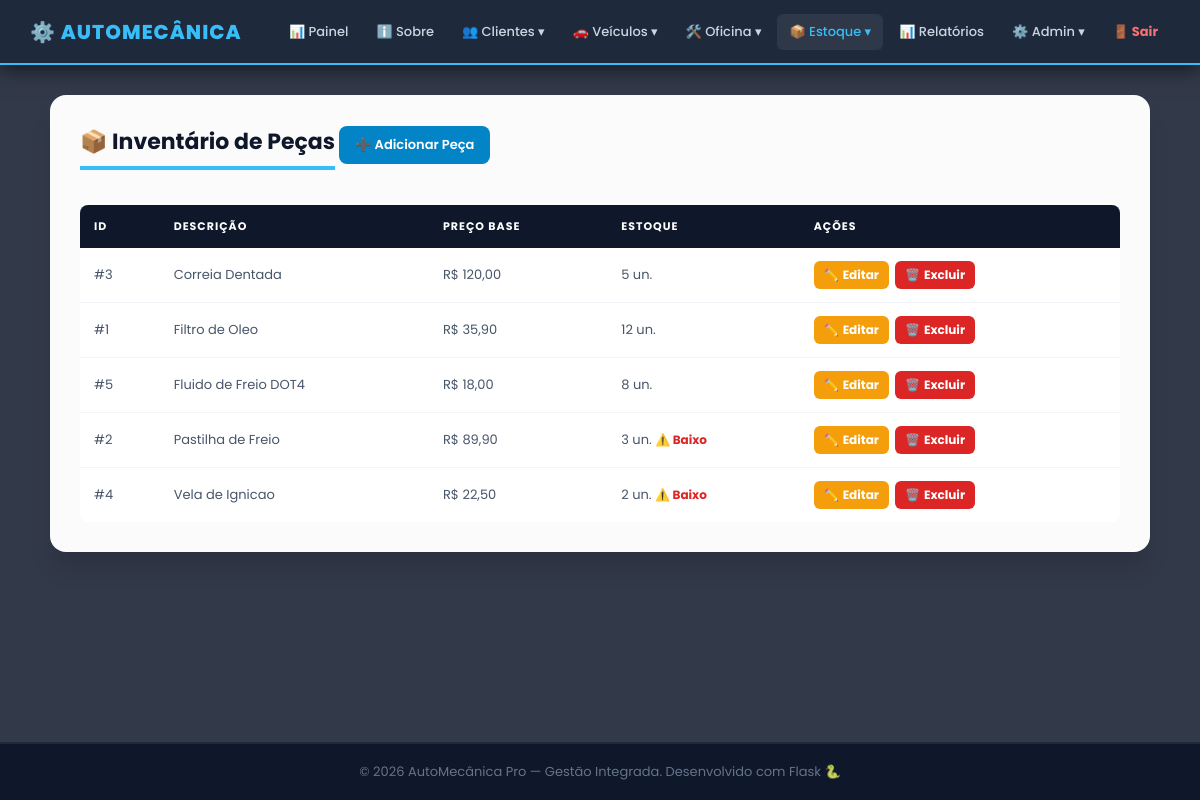
Screenshot of /peca (signed in) with the database file from the repository.
### app.py (models this page shows)
class Peca(db.Model):
    __tablename__ = 'peca'
    id_peca            = db.Column(db.Integer, primary_key=True)
    descricao          = db.Column(db.String(150), nullable=False)
    preco_base         = db.Column(db.Numeric(10, 2), nullable=False)
    quantidade_estoque = db.Column(db.Integer, default=0)

### app.py (the view)
@app.route('/peca')
@login_required
def peca_consultar():
    return render_template('peca/consultar.html', controller='peca',
                           pecas=Peca.query.order_by(Peca.descricao).all())

### app.py (called while the page is built)
def login_required(f):
    @wraps(f)
    def decorated(*args, **kwargs):
        if 'usuario_id' not in session:
            return redirect(url_for('login'))
        return f(*args, **kwargs)
    return decorated

def format_brl(value):
    try:
        return f"R$ {float(value):,.2f}".replace(',', 'X').replace('.', ',').replace('X', '.')
    except:
        return 'R$ 0,00'

@app.before_request
def csrf_protect():
    if request.method == 'POST':
        token_sessao = session.get('_csrf_token')
        token_form   = request.form.get('csrf_token')
        if not token_sessao or not token_form or not hmac.compare_digest(token_sessao, token_form):
            abort(400, description='Token CSRF invalido ou ausente. Recarregue a pagina e tente novamente.')

### templates/peca/consultar.html (shortened to what this page needs)
{% extends 'base.html' %}
{% block content %}
<div class="cartao card-lg">
    <h3>📦 Inventário de Peças</h3>
    <a href="{{ url_for('peca_cadastrar') }}" class="btn-add">➕ Adicionar Peça</a>
    <div class="tabela-wrapper tbl-desktop">
        <table>
            <thead><tr><th>ID</th><th>Descrição</th><th>Preço Base</th><th>Estoque</th><th>Ações</th></tr></thead>
            <tbody>
                {% for p in pecas %}
                <tr>
                    <td>#{{ p.id_peca }}</td>
                    <td>{{ p.descricao }}</td>
                    <td>{{ format_brl(p.preco_base) }}</td>
                    <td>
                        {{ p.quantidade_estoque }} un.
                        {% if p.quantidade_estoque <= 3 %}
                            <span style="color:#dc2626;font-weight:700;font-size:12px;"> ⚠️ Baixo</span>
                        {% endif %}
                    </td>
                    <td><div class="acoes">
                        <a href="{{ url_for('peca_editar', id=p.id_peca) }}" class="btn-ed">✏️<span class="txt"> Editar</span></a>
                        <a href="{{ url_for('peca_excluir', id=p.id_peca) }}" class="btn-ex" onclick="return confirm('Excluir peça?')">🗑️<span class="txt"> Excluir</span></a>
                    </div></td>
                </tr>
                {% else %}
                <tr><td colspan="5" style="text-align:center;color:#94a3b8;padding:30px;">Nenhuma peça no estoque.</td></tr>
                {% endfor %}
            </tbody>
        </table>
    </div>
</div>
{% endblock %}

### public/css/main.css (style rules this page uses)
* { margin:0; padding:0; box-sizing:border-box; font-family:'Poppins',sans-serif; }
body { display:flex; flex-direction:column; min-height:100vh; color:#334155; background: url('https://images.unsplash.com/photo-1619642751034-765dfdf7c58e?q=80&w=1920&auto=format&fit=crop') no-repeat center center fixed; background-size:cover; }
.cartao { background-color:rgba(255,255,255,0.98); width:100%; padding:30px; border-radius:16px; box-shadow:0 20px 25px -5px rgba(0,0,0,0.15); margin-bottom:25px; }
.card-lg { max-width:1100px; }
.cartao h3 { margin-bottom:20px; color:#0f172a; font-size:22px; border-bottom:4px solid #38bdf8; padding-bottom:8px; display:inline-block; }
.tabela-wrapper { overflow-x:auto; -webkit-overflow-scrolling:touch; margin-top:15px; border-radius:8px; }
table { width:100%; border-collapse:collapse; background-color:white; min-width:500px; }
th { background-color:#0f172a; padding:13px 14px; text-align:left; color:white; font-size:11px; text-transform:uppercase; letter-spacing:1px; white-space:nowrap; }
td { padding:13px 14px; border-bottom:1px solid #f1f5f9; font-size:13px; color:#475569; }
tr:last-child td { border-bottom:none; }
.btn-add { background-color:#0284c7; color:white; padding:9px 16px; border-radius:8px; text-decoration:none; font-weight:600; font-size:13px; display:inline-block; margin-bottom:12px; }
.acoes { display:flex; gap:6px; flex-wrap:nowrap; align-items:center; }
.btn-ed, .btn-ex, .btn-det, .btn-ok { display:inline-flex; align-items:center; gap:4px; padding:5px 10px; border-radius:6px; text-decoration:none; font-weight:700; font-size:12px; white-space:nowrap; cursor:pointer; border:none; transition:0.2s; }
.btn-ed { background:#f59e0b; color:white; }
.btn-ex { background:#dc2626; color:white; }
.btn-ed .txt, .btn-ex .txt, .btn-det .txt, .btn-ok .txt { display:inline; }

### public/css/mobile.css (style rules this page uses)
.tbl-desktop { display: block; }

### rows the page displays
Peca: id_peca "3", descricao "Correia Dentada", preco_base "R$ 120,00", quantidade_estoque "5"
Peca: id_peca "1", descricao "Filtro de Oleo", preco_base "R$ 35,90", quantidade_estoque "12"
Peca: id_peca "5", descricao "Fluido de Freio DOT4", preco_base "R$ 18,00", quantidade_estoque "8"
Peca: id_peca "2", descricao "Pastilha de Freio", preco_base "R$ 89,90", quantidade_estoque "3", shows "⚠️ Baixo"
Peca: id_peca "4", descricao "Vela de Ignicao", preco_base "R$ 22,50", quantidade_estoque "2", shows "⚠️ Baixo"
